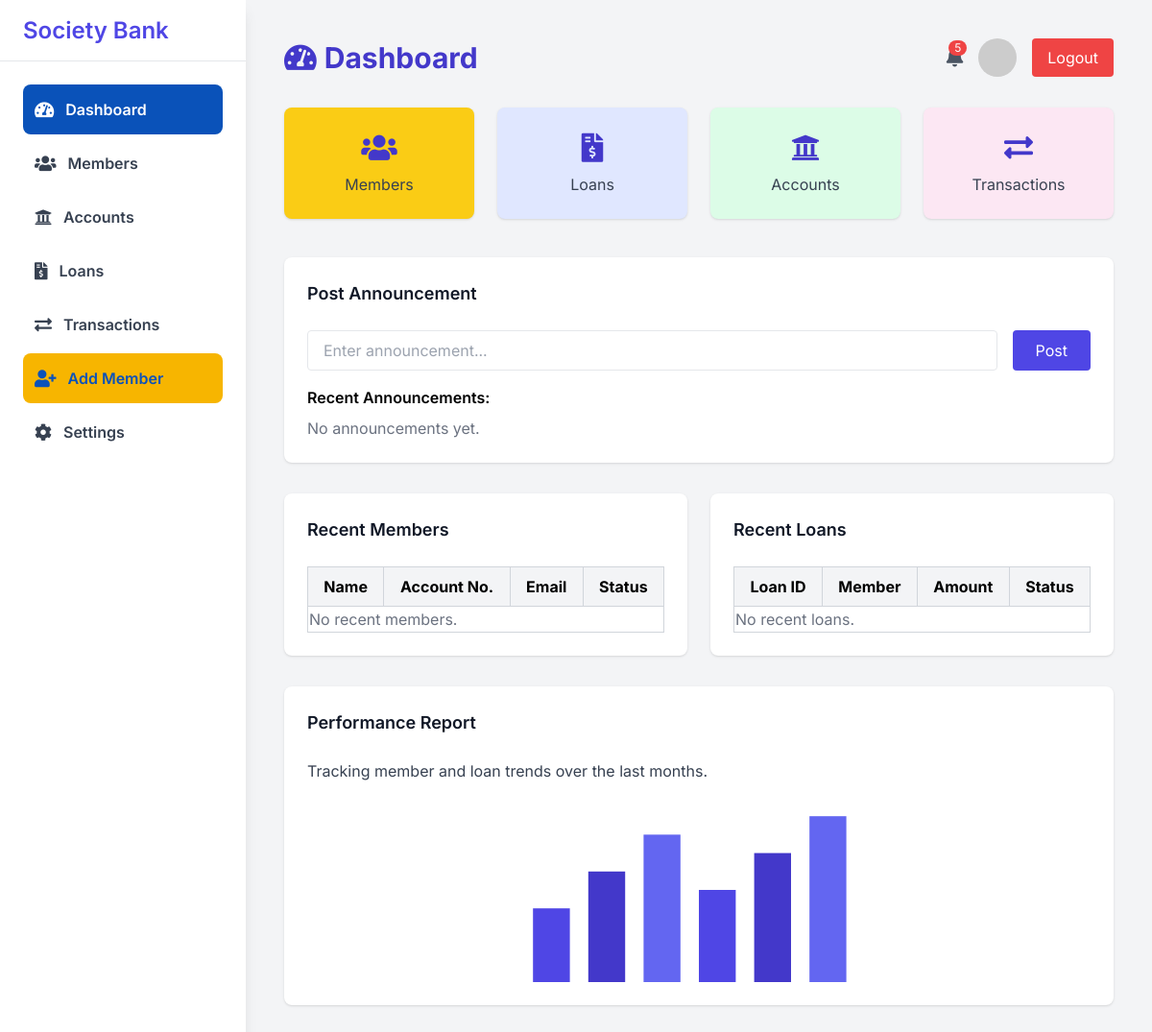
The page /admin/announcements on the database as committed earlier.
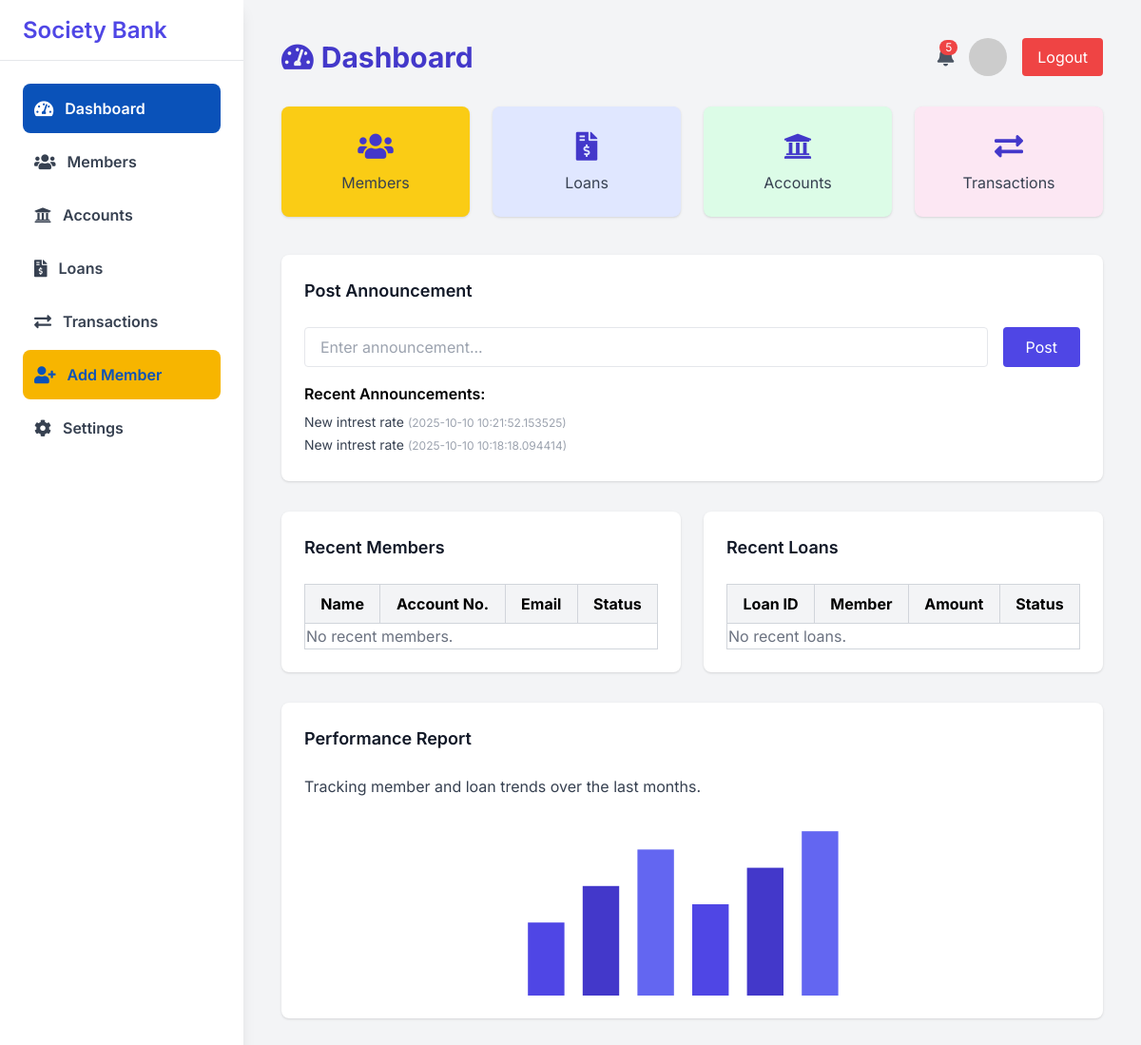
The same page on the database as committed later.
### models.py (models this page shows)
class Announcement(db.Model):
    id = db.Column(db.Integer, primary_key=True)
    message = db.Column(db.String(500), nullable=False)
    created_at = db.Column(db.DateTime, default=lambda: datetime.now(timezone.utc))

### main.py (the view)
@app.get("/admin/announcements", response_class=HTMLResponse, name="manage_announcements")
def manage_announcements(request: Request, db: Session = Depends(get_db)):
    announcements = db.query(models.Announcement).order_by(models.Announcement.created_at.desc()).all()
    return templates.TemplateResponse("admin.html", {"request": request, "announcements": announcements})

### templates/admin.html (shortened to what this page needs)
<!DOCTYPE html>
<html lang="en">
<head>
    <script src="https://cdn.tailwindcss.com"></script>
    <link href="https://cdnjs.cloudflare.com/ajax/libs/font-awesome/5.15.3/css/all.min.css" rel="stylesheet"/>
</head>
<body class="bg-gray-100 min-h-screen flex">
    <aside class="bg-white w-20 md:w-64 flex flex-col shadow-lg">
        <div class="flex items-center justify-center md:justify-start md:px-6 h-16 border-b border-gray-200">
            <span class="hidden md:block text-2xl font-semibold text-indigo-600">Society Bank</span>
        </div>
        <nav class="flex flex-col mt-6 space-y-1 px-2 md:px-6">
            <a class="flex items-center space-x-3 py-3 px-3 rounded-lg sidebar-link-active" href="{{ url_for('admin') }}">
                <i class="fas fa-tachometer-alt text-lg"></i>
                <span class="hidden md:block font-semibold">Dashboard</span>
            </a>
            <a class="flex items-center space-x-3 py-3 px-3 rounded-lg sidebar-link" href="{{ url_for('list_members') }}">
                <i class="fas fa-users text-lg"></i>
                <span class="hidden md:block font-semibold">Members</span>
            </a>
            <a class="flex items-center space-x-3 py-3 px-3 rounded-lg sidebar-link" href="{{ url_for('list_accounts') }}">
                <i class="fas fa-university text-lg"></i>
                <span class="hidden md:block font-semibold">Accounts</span>
            </a>
            <a class="flex items-center space-x-3 py-3 px-3 rounded-lg sidebar-link" href="{{ url_for('list_loans') }}">
                <i class="fas fa-file-invoice-dollar text-lg"></i>
                <span class="hidden md:block font-semibold">Loans</span>
            </a>
            <a class="flex items-center space-x-3 py-3 px-3 rounded-lg sidebar-link" href="{{ url_for('list_transactions') }}">
                <i class="fas fa-exchange-alt text-lg"></i>
                <span class="hidden md:block font-semibold">Transactions</span>
            </a>
            <a class="flex items-center space-x-3 py-3 px-3 rounded-lg" style="background:#f7b500;color:#0a52b9;" href="{{ url_for('admin_add_member') }}">
                <i class="fas fa-user-plus text-lg"></i>
                <span class="hidden md:block font-semibold">Add Member</span>
            </a>
            <a class="flex items-center space-x-3 py-3 px-3 rounded-lg sidebar-link" href="#settings-section">
                <i class="fas fa-cog text-lg"></i>
                <span class="hidden md:block font-semibold">Settings</span>
            </a>
        </nav>
    </aside>
    <main class="flex-1 p-6 md:p-10">
        <header class="flex justify-between items-center mb-8">
            <h1 class="text-3xl font-bold text-indigo-700 flex items-center gap-2">
                <i class="fas fa-tachometer-alt"></i> Dashboard
            </h1>
            <div class="flex items-center space-x-4">
                <button class="relative text-gray-600 hover:text-gray-900 focus:outline-none">
                    <i class="fas fa-bell text-xl"></i>
                    <span class="absolute -top-1 -right-1 bg-red-500 text-white text-xs rounded-full px-1.5">5</span>
                </button>
                <img alt="User avatar" class="w-10 h-10 rounded-full object-cover" src="https://via.placeholder.com/40" />
                <a href="{{ url_for('logout') }}"
                   class="ml-2 px-4 py-2 bg-red-500 text-white rounded hover:bg-red-600 transition"
                >Logout</a>
            </div>
        </header>
        <section class="grid grid-cols-1 md:grid-cols-4 gap-6 mb-10">
            <div class="bg-yellow-400 rounded-lg p-6 shadow flex flex-col items-center">
                <i class="fas fa-users text-3xl text-indigo-700 mb-2"></i>
                <span class="text-gray-700">Members</span>
            </div>
            <div class="bg-indigo-100 rounded-lg p-6 shadow flex flex-col items-center">
                <i class="fas fa-file-invoice-dollar text-3xl text-indigo-700 mb-2"></i>
                <span class="text-gray-700">Loans</span>
            </div>
            <div class="bg-green-100 rounded-lg p-6 shadow flex flex-col items-center">
                <i class="fas fa-university text-3xl text-indigo-700 mb-2"></i>
                <span class="text-gray-700">Accounts</span>
            </div>
            <div class="bg-pink-100 rounded-lg p-6 shadow flex flex-col items-center">
                <i class="fas fa-exchange-alt text-3xl text-indigo-700 mb-2"></i>
                <span class="text-gray-700">Transactions</span>
            </div>
        </section>
        <section class="bg-white rounded-lg p-6 shadow mb-8">
            <h3 class="text-lg font-semibold text-gray-900 mb-6">Post Announcement</h3>
            <form action="{{ url_for('manage_announcements') }}" method="POST" class="flex flex-col md:flex-row gap-4">
                <input type="text" name="message" placeholder="Enter announcement..." class="flex-1 border px-4 py-2 rounded" required>
                <button type="submit" class="bg-indigo-600 text-white px-6 py-2 rounded hover:bg-indigo-700">Post</button>
            </form>
            <div class="mt-4">
                <h4 class="font-semibold mb-2">Recent Announcements:</h4>
                <ul>
                    {% for announcement in announcements %}
                        <li class="text-gray-700 text-sm mb-1">{{ announcement.message }} <span class="text-xs text-gray-400">({{ announcement.created_at }})</span></li>
                    {% else %}
                        <li class="text-gray-500">No announcements yet.</li>
                    {% endfor %}
                </ul>
            </div>
        </section>
        <section class="grid grid-cols-1 lg:grid-cols-2 gap-6 mb-8">
            <div class="bg-white rounded-lg p-6 shadow">
                <h3 class="text-lg font-semibold text-gray-900 mb-6">Recent Members</h3>
                <table class="w-full border-collapse border border-gray-300">
                    <thead>
                        <tr class="bg-gray-100">
                            <th class="border border-gray-300 px-4 py-2">Name</th>
                            <th class="border border-gray-300 px-4 py-2">Account No.</th>
                            <th class="border border-gray-300 px-4 py-2">Email</th>
                            <th class="border border-gray-300 px-4 py-2">Status</th>
                        </tr>
                    </thead>
                    <tbody>
                        {% for member in recent_members %}
                        <tr>
                            <td class="border border-gray-300 px-4 py-2">{{ member.name }}</td>
                            <td class="border border-gray-300 px-4 py-2">{{ member.account_no }}</td>
                            <td class="border border-gray-300 px-4 py-2">{{ member.email }}</td>
                            <td class="border border-gray-300 px-4 py-2">
                                <span class="px-2 py-1 rounded {{ 'bg-green-200 text-green-800' if member.is_approved else 'bg-yellow-200 text-yellow-800' }}">
                                    {{ 'Approved' if member.is_approved else 'Pending' }}
                                </span>
                            </td>
                        </tr>
                        {% else %}
                        <tr><td colspan="4" class="text-gray-500">No recent members.</td></tr>
                        {% endfor %}
                    </tbody>
                </table>
            </div>
            <div class="bg-white rounded-lg p-6 shadow">
                <h3 class="text-lg font-semibold text-gray-900 mb-6">Recent Loans</h3>
                <table class="w-full border-collapse border border-gray-300">
                    <thead>
                        <tr class="bg-gray-100">
                            <th class="border border-gray-300 px-4 py-2">Loan ID</th>
                            <th class="border border-gray-300 px-4 py-2">Member</th>
                            <th class="border border-gray-300 px-4 py-2">Amount</th>
                            <th class="border border-gray-300 px-4 py-2">Status</th>
                        </tr>
                    </thead>
                    <tbody>
                        {% for loan in recent_loans %}
                        <tr>
                            <td class="border border-gray-300 px-4 py-2">{{ loan.id }}</td>
                            <td class="border border-gray-300 px-4 py-2">{{ loan.member_id }}</td>
                            <td class="border border-gray-300 px-4 py-2">{{ loan.amount }}</td>
                            <td class="border border-gray-300 px-4 py-2">
                                <span class="px-2 py-1 rounded {{ 'bg-green-200 text-green-800' if loan.status == 'Approved' else 'bg-yellow-200 text-yellow-800' }}">
                                    {{ loan.status }}
                                </span>
                            </td>
                        </tr>
                        {% else %}
                        <tr><td colspan="4" class="text-gray-500">No recent loans.</td></tr>
                        {% endfor %}
                    </tbody>
                </table>
            </div>
        </section>
        <section class="bg-white rounded-lg p-6 shadow mb-8">
            <h3 class="text-lg font-semibold text-gray-900 mb-6">Performance Report</h3>
            <p class="text-gray-700 mb-4">Tracking member and loan trends over the last months.</p>
            <div class="w-full h-48">
            </div>
        </section>
    </main>
</body>
</html>

### templates/admin.html (style rules this page uses)
body { font-family: 'Inter', Arial, sans-serif; }
.sidebar-link-active { background: #0a52b9; color: #fff; }
.sidebar-link { color: #374151; }

Rows that differ between the two databases and show on the page:
added Announcement: message "New intrest rate", created_at "2025-10-10 10:21:52.153525"
added Announcement: message "New intrest rate", created_at "2025-10-10 10:18:18.094414"
Other text that changed with them:
text no longer shown: "No announcements yet."
